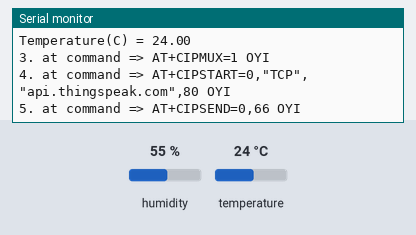
This program was run on a simulated Arduino Uno, built with avr-gcc and run on an emulated ATmega328P. On the bench: the last lines printed to the serial monitor. The inputs (shaded band) are chosen by the test bench; at power-on: humidity 55 %, temperature 24 °C. The modem accepts every AT command (registered, SIM ready, sends succeed) and sends nothing else.

Above: at 1.2 s.
1.3 s: humidity set to 22 %
At 2.4 s:
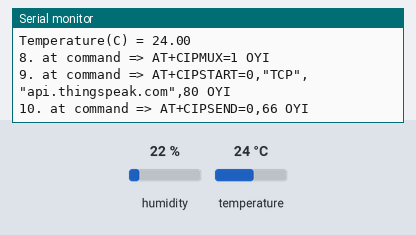
4.9 s: temperature set to 12 °C
At 6.1 s:
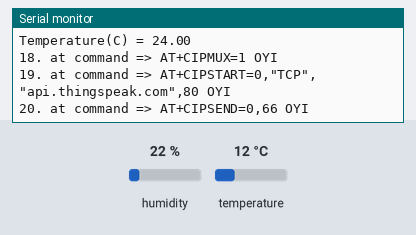
6.4 s: humidity set to 40 %
At 8.1 s:
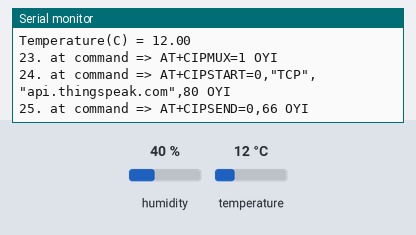
Timing chart, 0 to 9.6 s (numbered marks = the images above; inputs shaded):
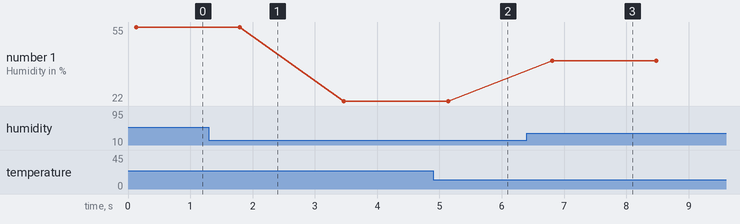

Measured:
- after the input at 6.4 s, the serial monitor: prints a new line after 0.41 s (image 3)
- plotted number 1: 55 → 22 after the input at 1.3 s

The program:

main.cpp
```cpp
//Define Libraries needed for the Project
#include <Arduino.h>
#include <SoftwareSerial.h> //for the esp8266
#include <DHT.h> //for the DHT11 module
//Define RX and TX for the Esp8266
#define TX 2
#define RX 3
//Define DHT11 signal pin
#define DHT_pin 11
//name DHT for calling
DHT dhtobject;

//Varaibles for the esp8266 to connect to the Wifi and Thingspeak
String AP = "MortyMcFly2020";
String PASS = "Valorant2020!";
String API = "TEYZT9TII939X3CQ";
String HOST = "api.thingspeak.com";
String PORT = "80";
int countTrueCommand;
int countTimeCommand;
boolean found = false;
int valSensor = 1;

SoftwareSerial esp8266(RX,TX);

void setup() {
  Serial.begin(9600);
  esp8266.begin(115200);
  dhtobject.setup(11);
  sendCommand("AT", 5, "OK");
  sendCommand("AT+CWMODE=1", 5, "OK");
  sendCommand("AT+CWJAP=\""+AP+"\",\""+PASS+"\"",20,"OK");
}

void loop() {
  String getData = "GET /update?api_key="+API+"&field1="+getTemperatureValue()+"&field2="+getHumidityValue();
  sendCommand("AT+CIPMUX=1",5,"OK");
  sendCommand("AT+CIPSTART=0,\"TCP\",\""+ HOST +"\","+ PORT,15,"OK");
  sendCommand("AT+CIPSEND=0," +String(getData.length()+4), 4, ">");
  esp8266.println(getData);
  delay(1500);
  countTrueCommand++;
  sendCommand("AT+CIPCLOSE=0", 5, "OK");
}

void sendCommand(String command, int maxTime, char readReplay[]){
  Serial.print(countTrueCommand);
  Serial.print(". at command => ");
  Serial.print(command);
  Serial.print(" ");
  while(countTimeCommand < (maxTime*1)){
    esp8266.println(command);
    if(esp8266.find(readReplay)){
      found = true;
      break;
    }
    countTimeCommand++;
  }
  if(found == true){
    Serial.println("OYI");
    countTrueCommand++;
    countTimeCommand = 0;
  }
  if(found == false){
    Serial.println("Fail");
    countTrueCommand = 0;
    countTimeCommand = 0;
  }
  found = false;
}

String getTemperatureValue(){
  float temperature = dhtobject.getTemperature();
  Serial.print("Temperature(C) = ");
  Serial.println(temperature);
  return String(temperature);
}

String getHumidityValue(){
  float humidity = dhtobject.getHumidity();
  Serial.print("Humidity in % = ");
  Serial.println(humidity);
  return String(humidity);
}
```
